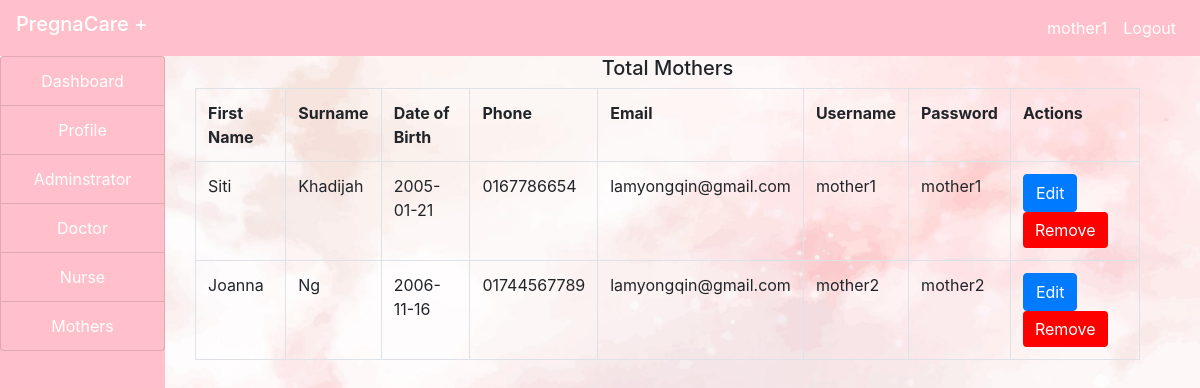
/admin/mother.php (signed in), run on the app's committed database.
### tables this page shows
CREATE TABLE `mothers` (
  `id` int(100) NOT NULL,
  `firstname` varchar(100) NOT NULL,
  `surname` varchar(100) NOT NULL,
  `dob` varchar(100) NOT NULL,
  `phone` varchar(100) NOT NULL,
  `email` varchar(100) NOT NULL,
  `address` varchar(100) NOT NULL,
  `due_date` varchar(100) NOT NULL,
  `obstetric_history` varchar(100) NOT NULL,
  `medical_conditions` varchar(100) NOT NULL,
  `username` varchar(100) NOT NULL,
  `password` varchar(100) NOT NULL
);

### admin/mother.php (the view, shortened to what this page needs)
<?php
include("../include/connection.php");
?>
<!DOCTYPE html>
<html>
<head>
</head>
<body style="background-image: url(img/background1.jpg);background-repeat:no-repeat; background-size:cover;">
    <?php
    include("../include/header.php");
    ?>
    <div class="container-fluid">
        <div class="col-md-12">
            <div class="row">
                <div class="col-md-2" style="margin-left: -30px;">
                    <?php
                    include("sidenav.php");
                    ?>
                </div>
                <div class="col-md-10">
                    <h5 class="text-center">Total Mothers</h5>
                    <?php
                    $query = "SELECT id, firstname, surname, dob, phone, email, username, password FROM mothers";
                    $res = mysqli_query($connect, $query);
                    $output = "";
                    $output .= "
                        <table class='table table-bordered'>
                            <tr>
                                <th>First Name</th>
                                <th>Surname</th>
                                <th>Date of Birth</th>
                                <th>Phone</th>
                                <th>Email</th>
                                <th>Username</th>
                                <th>Password</th>
                                <th>Actions</th>
                            </tr>
                    ";
                    while ($row = mysqli_fetch_assoc($res)) {
                        $output .= "
                            <tr>
                                <td>".$row['firstname']."</td>
                                <td>".$row['surname']."</td>
                                <td>".$row['dob']."</td>
                                <td>".$row['phone']."</td>
                                <td>".$row['email']."</td>
                                <td>".$row['username']."</td>
                                <td>".$row['password']."</td>
                                <td>
        <form method='post'><button type='submit' class='btn btn-primary' name='editbutton' value=".$row['id'].">Edit</button>
        <button id='removebtn' name='removebtn' class='btn btn-primary' style='background-color: red; border: none;' value=".$row['id'].">Remove</button>
        </form></td>
                            </tr>
                        ";
                    }
                    $output .= "</table>";
                    echo $output;
                    ?>
                </div>
            </div>
        </div>
    </div>
</body>
</html>

### data on the page
mothers: firstname "Siti", surname "Khadijah", dob "2005-01-21", phone "0167786654", email "lamyongqin@gmail.com", username "mother1", password "mother1", $row['id'] 1 (drawn)
mothers: firstname "Joanna", surname "Ng", dob "2006-11-16", phone "01744567789", email "lamyongqin@gmail.com", username "mother2", password "mother2", $row['id'] 2 (drawn)

### other printed values
$user "mother1"
